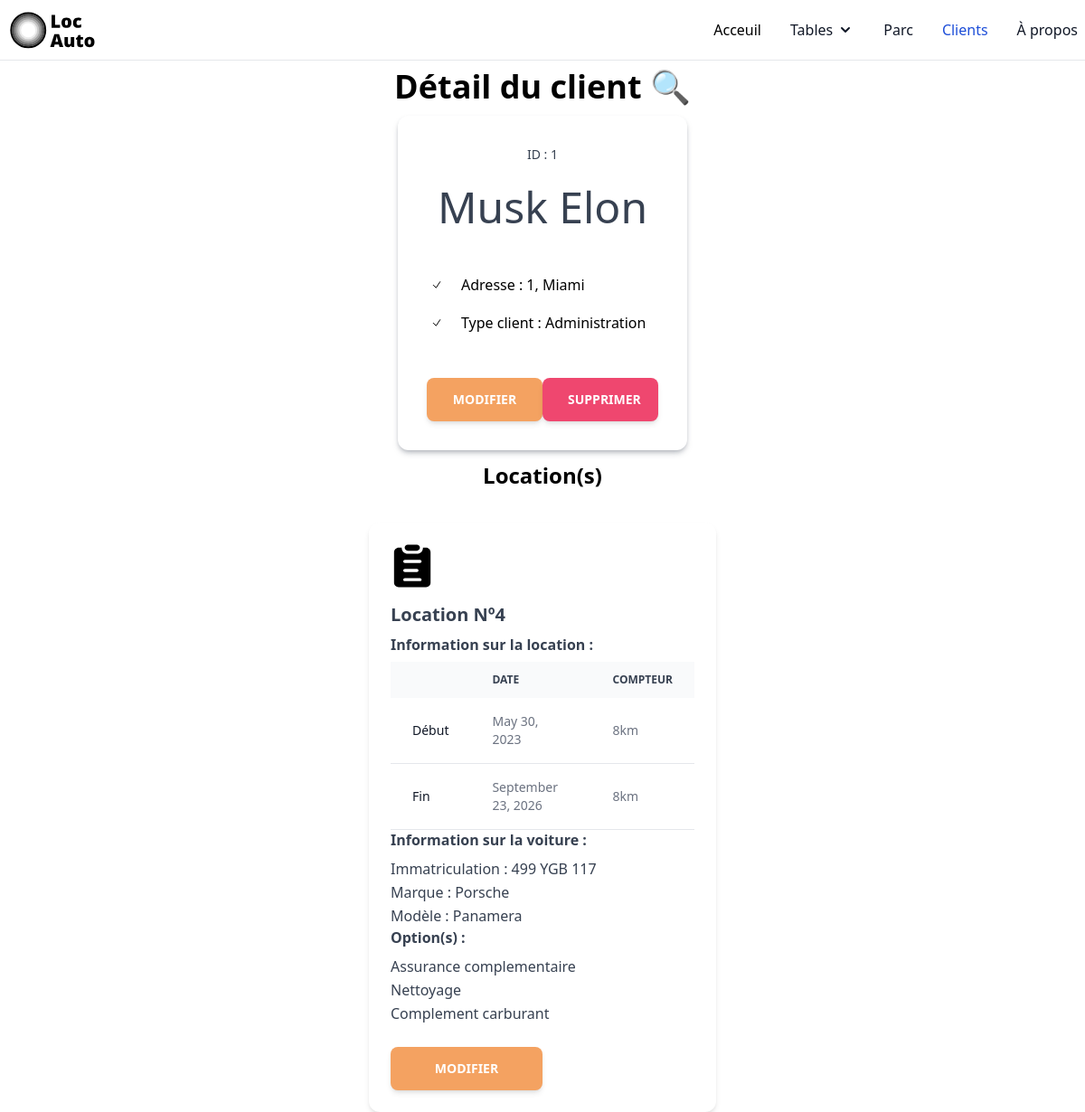
The page /views/Details/client.php?id=1 on the database its author committed.
### tables this page shows
CREATE TABLE `Client` (
  `id_client` int(11) NOT NULL,
  `nom` varchar(50) NOT NULL,
  `prenom` varchar(50) NOT NULL,
  `adresse` varchar(50) NOT NULL,
  `id_type_client` int(11) NOT NULL
);

CREATE TABLE `Type_client` (
  `id_type_client` int(11) NOT NULL,
  `libelle` varchar(50) NOT NULL
);

CREATE TABLE `Location` (
  `id_location` int(11) NOT NULL,
  `date_debut` date NOT NULL,
  `date_fin` date NOT NULL,
  `compteur_debut` int(11) NOT NULL,
  `compteur_fin` int(11) NOT NULL,
  `id_voiture` varchar(50) NOT NULL,
  `id_client` int(11) NOT NULL
);

CREATE TABLE `Voiture` (
  `immatriculation` varchar(50) NOT NULL,
  `compteur` int(11) NOT NULL,
  `id_modele` int(11) NOT NULL
);

CREATE TABLE `Marque` (
  `id_marque` int(11) NOT NULL,
  `libelle` varchar(50) NOT NULL
);

CREATE TABLE `Modele` (
  `id_modele` int(11) NOT NULL,
  `libelle` varchar(50) NOT NULL,
  `image` varchar(50) NOT NULL,
  `id_marque` int(11) NOT NULL,
  `id_categorie` varchar(50) NOT NULL
);

CREATE TABLE `Option` (
  `id_option` int(11) NOT NULL,
  `libelle` varchar(50) NOT NULL,
  `prix` float NOT NULL
);

### views/Details/client.php (the view, shortened to what the rows shown need)
<?php
include "../../phpFiles/DAO/ClientDao.php";
include "../../phpFiles/widgets/html-part.php";
$id = $_GET["id"];
$DaoClient = ClientDao::getInstance();
$DaoLocation = LocationDao::getInstance();
$client = $DaoClient->getObjById($id);
$locationClient = $DaoLocation->getAllObjByIdClient($client->getId());
fileStart("Client détails");
?>
<h1 class="font font-bold text-gre-900 text-4xl py-3 flex justify-center">Détail du client 🔍</h1>
<div class="flex flex-col justify-center items-center">
    <div class="relative flex w-full max-w-[20rem] flex-col rounded-xl bg-white bg-clip-border p-8 shadow-md shadow-gray-500/40">
        <div class="relative m-0 mb-4 overflow-hidden rounded-none border-b border-white/10 bg-transparent bg-clip-border pb-8 text-center text-gray-700 shadow-none">
            <p class="block font-sans text-sm font-normal uppercase leading-normal antialiased">
                Id : <?= $client->getId() ?>
            </p>
            <h1 class="mt-6 flex justify-center gap-1 font-sans text-5xl font-normal tracking-normal antialiased">
                <?= $client->getNom() ?>
                <?= $client->getPrenom() ?>
            </h1>
        </div>
        <div class="p-0">
            <ul class="flex flex-col gap-4">
                <li class="flex items-center gap-4">
        <span class="rounded-full border border-white/20 bg-white/20 p-1">
          <svg
                  xmlns="http://www.w3.org/2000/svg"
                  fill="none"
                  viewBox="0 0 24 24"
                  stroke-width="2"
                  stroke="currentColor"
                  aria-hidden="true"
                  class="h-3 w-3"
          >
            <path
                    stroke-linecap="round"
                    stroke-linejoin="round"
                    d="M4.5 12.75l6 6 9-13.5"
            ></path>
          </svg>
        </span>
                    <p class="block font-sans text-base font-normal leading-relaxed text-inherit antialiased">
                        Adresse : <?= $client->getAdresse() ?>
                    </p>
                </li>
                <li class="flex items-center gap-4">
        <span class="rounded-full border border-white/20 bg-white/20 p-1">
          <svg
                  xmlns="http://www.w3.org/2000/svg"
                  fill="none"
                  viewBox="0 0 24 24"
                  stroke-width="2"
                  stroke="currentColor"
                  aria-hidden="true"
                  class="h-3 w-3"
          >
            <path
                    stroke-linecap="round"
                    stroke-linejoin="round"
                    d="M4.5 12.75l6 6 9-13.5"
            ></path>
          </svg>
        </span>
                    <p class="block font-sans text-base font-normal leading-relaxed text-inherit antialiased">
                        Type client : <?= $client
                            ->getType_client()
                            ->getLibelle() ?>
                    </p>
                </li>
            </ul>
        </div>
    </div>
        <?php if (sizeof($locationClient) > 0) {
            echo '<h2 class="font font-bold text-gre-900 text-2xl py-3 flex justify-center">Location(s)</h2>
    <div class="flex flex-row align-middle justify-center w-full self-center">';
            foreach ($locationClient as $location) {
                locationDetails($location, "car");
            }
            echo '
    </div>';
        } ?>
</div>
<?php fileEnd(); ?>

### phpFiles/widgets/html-part.php (shortened to what the rows shown need)
<?php
function fileStart($pageTitle): void
{
    echo '<!DOCTYPE html>
<html lang="en">
<head>
    <meta charset="UTF-8">
    <title>' .
        $pageTitle .
        '</title>
    <link rel="icon" type="image/x-icon" href="../../Assets/icon/logo.ico">
    <link href="../../Assets/cssFiles/tailwind.css" rel="stylesheet">
  <style>
        #plaque-main {
            border: black;
            border-style: solid;
            border-width: 3px;
            border-radius: 10px;
            width: 260px;
            height: 60px;
            display: flex;
            align-items: center;
            justify-content: space-between;
            overflow: hidden;
            font-family: Verdana;
            font-size: x-large;
        }
        #plaque-left, #plaque-right {
            background: #0077b6;
            content: "";
            height: 60px;
            width: 30px;
            display: flex;
            flex-direction: column;
            align-items: center;
            justify-content: center;
        }
        #depNb,#nat {
            color: white;
            font-size: medium;
        }
        #dep {
            background: white;
            border-radius: 5px;
        }
        #dep,#eur {
        margin-top: 5px;
        }
  </style>
</head>
<body>';
}
function fileEnd(): void
{
    echo '
</div>
</body>
    <script src="https://unpkg.com/flowbite@1.5.1/dist/flowbite.js"></script>
</html>';
}
function locationDetails($location, $detail, $showEdit = true): void
{
    echo '<div class="relative mt-6 flex w-96 flex-col rounded-xl bg-white bg-clip-border text-gray-700 shadow-md">
    <div class="p-6">
        <h5 class="mb-2 block font-sans text-xl font-semibold leading-snug tracking-normal text-blue-gray-900 antialiased">
            Location Nº' .
        $location->getId() .
        '
        </h5>
        <div>
            <h5 class="mb-2 block font-sans text-l font-semibold leading-snug tracking-normal text-blue-gray-900 antialiased">
                Information sur la location :
            </h5>
            <div class="relative overflow-x-auto">
                <table class="w-full text-sm text-left text-gray-500">
                    <thead class="text-xs text-gray-700 uppercase bg-gray-50">
                    <tr>
                        <th scope="col" class="px-6 py-3">
                        </th>
                        <th scope="col" class="px-6 py-3">
                            Date
                        </th>
                        <th scope="col" class="px-6 py-3">
                            Compteur
                        </th>
                    </tr>
                    </thead>
                    <tbody>
                    <tr class="bg-white border-b">
                        <th scope="row" class="px-6 py-4 font-medium text-gray-900 whitespace-nowrap">
                            Début
                        </th>
                        <td class="px-6 py-4">
                            ' .
        date_format(date_create($location->getDate_debut()), "F j, Y") .
        '
                        </td>
                        <td class="px-6 py-4">
                            ' .
        $location->getCompteur_debut() .
        'km
                        </td>
                    </tr>
                    <tr class="bg-white border-b">
                        <th scope="row" class="px-6 py-4 font-medium text-gray-900 whitespace-nowrap">
                            Fin
                        </th>
                        <td class="px-6 py-4">
                            ' .
        date_format(date_create($location->getDate_fin()), "F j, Y") .
        '
                        </td>
                        <td class="px-6 py-4">
                            ' .
        $location->getCompteur_fin() .
        'km
                        </td>
                    </tr>
                    </tbody>
                </table>
            </div>';
    if ($detail == "car") {
        echo '
            <h5 class="mb-2 block font-sans text-l font-semibold leading-snug tracking-normal text-blue-gray-900 antialiased">
                Information sur la voiture :
            </h5>
            <p class="block font-sans text-base font-light leading-relaxed text-inherit antialiased">
                Immatriculation : ' .
            $location->getVoiture()->getImmatriculation() .
            ' <br/>
                Marque : ' .
            $location
                ->getVoiture()
                ->getModele()
                ->getMarque()
                ->getLibelle() .
            ' <br/>
                Modèle : ' .
            $location
                ->getVoiture()
                ->getModele()
                ->getLibelle() .
            ' <br/>
            </p>';
    }
    echo '
            <h5 class="mb-2 block font-sans text-l font-semibold leading-snug tracking-normal text-blue-gray-900 antialiased">
                Option(s) :
            </h5>
            ';
    foreach ($location->getOption() as $option) {
        echo '<p class="block font-sans text-base font-light leading-relaxed text-inherit antialiased">';
        echo $option->getLibelle();
        echo "</p>";
    }
    echo '
        </div>
    </div>';
    if ($showEdit) {
        echo '
    <div class="p-6 pt-0 flex flex-row">
            <button
                class="block w-1/2 select-none rounded-lg bg-[#f4a261] text-white py-3.5 px-7 text-center align-middle font-sans text-sm font-bold uppercase shadow-md shadow-blue-gray-500/10 transition-all hover:scale-[1.02] hover:shadow-lg hover:shadow-blue-gray-500/20 focus:scale-[1.02] focus:opacity-[0.85] focus:shadow-none active:scale-100 active:opacity-[0.85] active:shadow-none disabled:pointer-events-none disabled:opacity-50 disabled:shadow-none"
                type="button"
                data-ripple-dark="true"
                onclick="location.href=' .
            "'../Edit/locations.php?idLocation=" .
            $location->getId() .
            "'" .
            '"
        >
            Modifier
        </button>
        <a
            class="!font-medium !text-blue-gray-900 !transition-colors hover:!text-pink-500"
            href="#"
        >
        </a>
    </div>';
    }
    echo '
</div>';
}

### rows shown on the page
client: id_client "1", nom "Musk", prenom "Elon", adresse "1, Miami"
type_client: libelle "Administration"
location: id_location "4", date_debut "May 30, 2023", compteur_debut "8", date_fin "September 23, 2026", compteur_fin "8", id_voiture.immatriculation "499 YGB 117"
marque: libelle "Porsche"
modele: libelle "Panamera"
option: libelle "Assurance complementaire"
option: libelle "Nettoyage"
option: libelle "Complement carburant"
